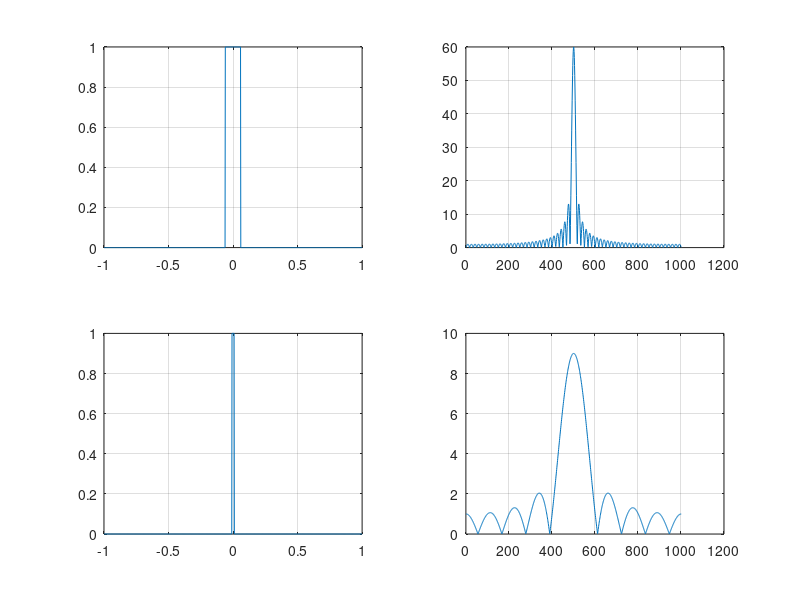

Source code (MATLAB):
fs=500;
t=-1:1/fs:1;
x=rectpuls(t,0.12);
subplot(2,2,1);
plot(t,x);
grid on
y=fft(x);
y=fftshift(y);
subplot(2,2,2);
plot(abs(y))
grid on

x=rectpuls(t,0.02);
subplot(2,2,3);
plot(t,x);
grid on
y=fft(x);
y=fftshift(y);
subplot(2,2,4);
plot(abs(y))
grid on